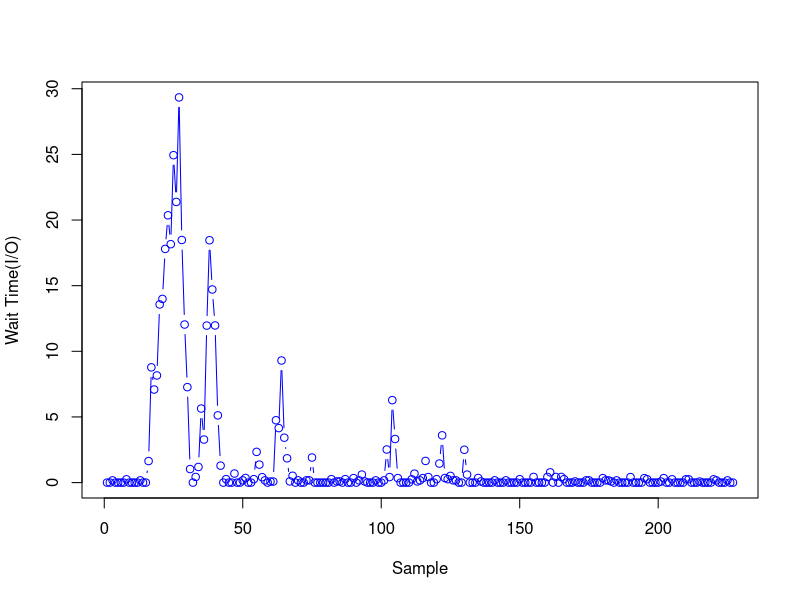

This chart was generated by the following R code:
#set Working Directory
setwd('C:\\Users\\User\\Desktop\\EAA\\myCA2\\EAA_CA2') 

#read from trhe data file
sysdata <- read.table('mpstat.dat', header=TRUE)

#print the data to the screen
#sysdata[,'V11']

#plot the trend data here
plot(sysdata[,'X.iowait'],xlab='Sample', ylab='Wait Time(I/O)',type='b', col='blue')

#reverse the data to obtain 
#plot(100-sysdata[,'X.iowait'],xlab='Time(sec)', ylab='Wait Time(I/O)', type='b', col='blue')

#compute the utilization
#summary(100-sysdata[,'X.idle'])
